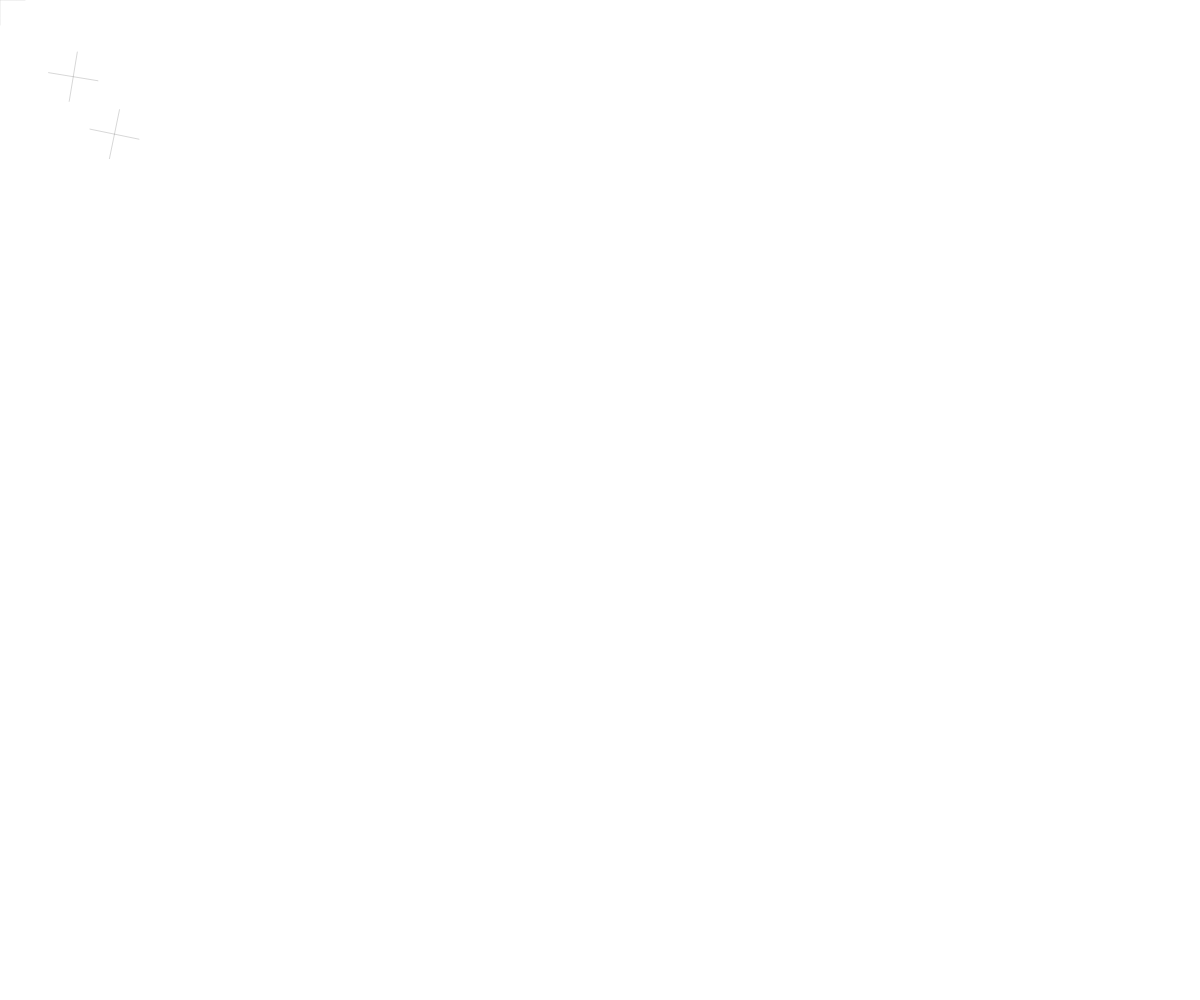
Frame 1 (no input)
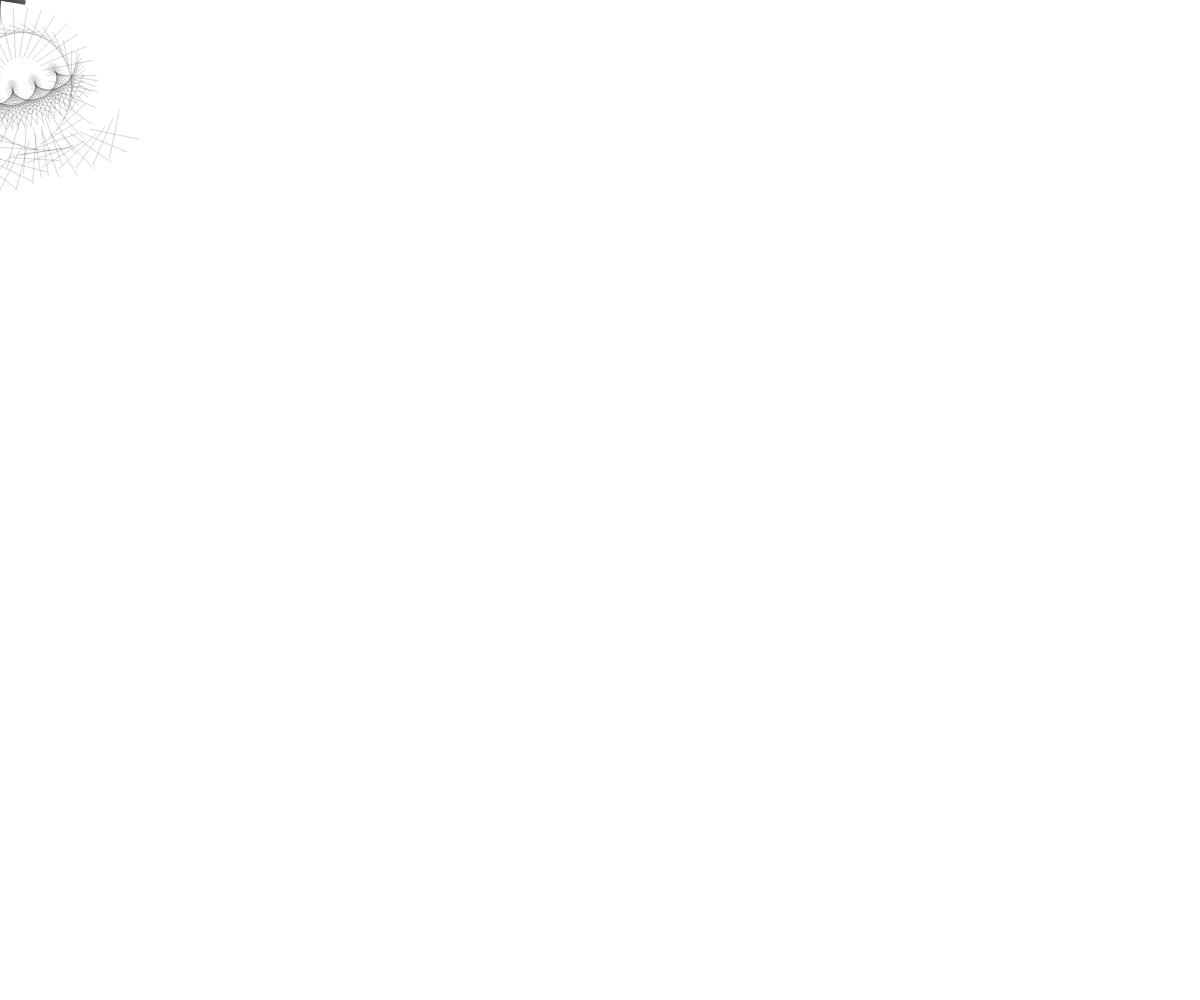
Frame 60 (no input)
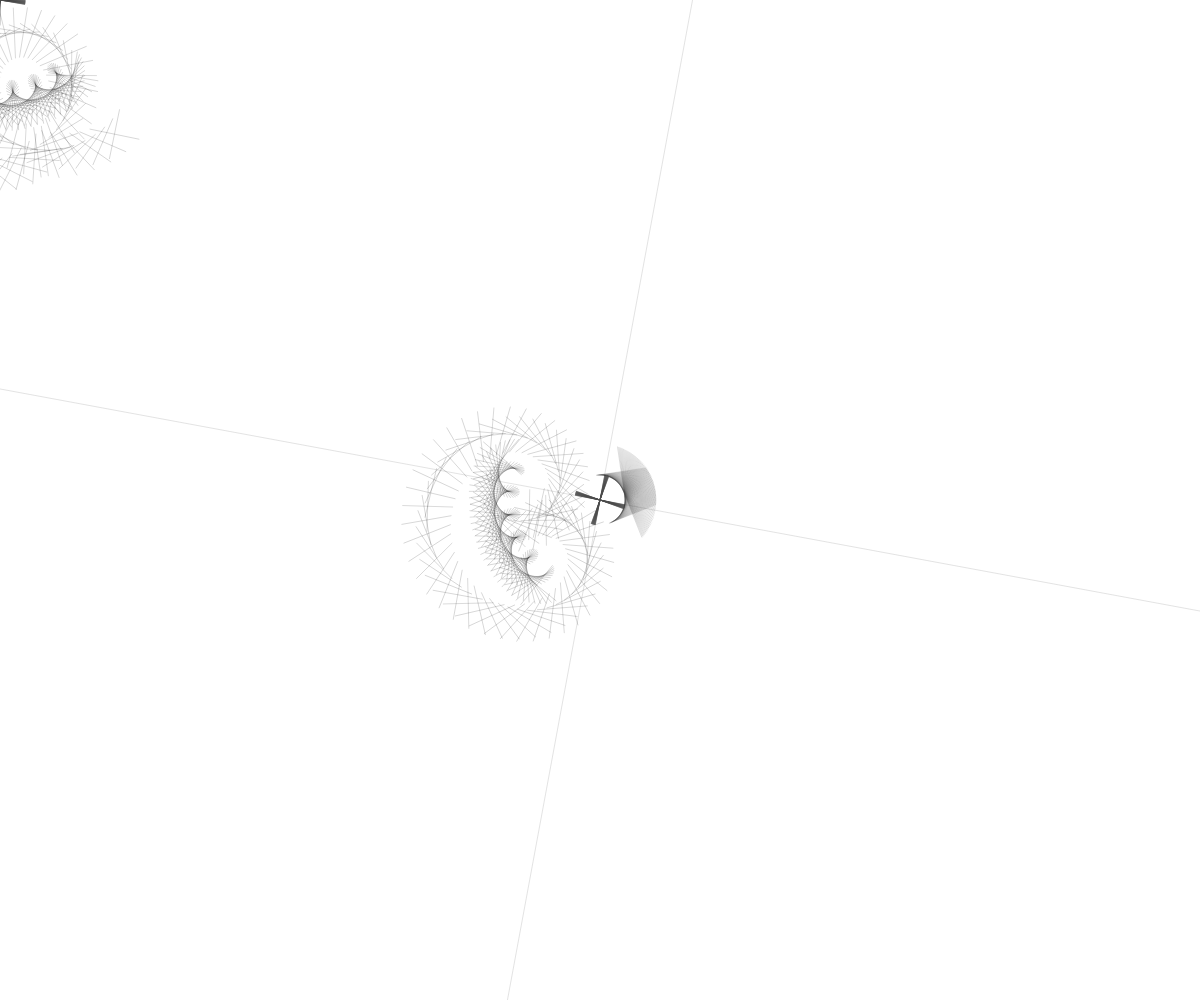
Frame 120 (the mouse pressed at the canvas centre since frame 60)

The p5.js sketch that drew these frames (run headless with seeded random() and noise() and a simulated clock; from frame 60 on, the mouse is pressed at the canvas centre):

// p5.js sketch
// ── sketch.js
var draw_lines = function(x,y,size,rot){

    strokeWeight(0.15)
  // nouveau repère r1
  push() 
  rectMode(CENTER)
  translate(x,y)
  rotate(rot*0.15)
  stroke(75)
  line(0,size,0,-size)
  line(-size,0,size,0)

  // nouveau repère r2 qui bénificie encore des transformation de r1
  push() 
  rotate(rot)
  translate(-size,-size) // notre rectangle va tourner autour du centre de r1 à une distance calculable par pythagore : d = pow(50*50+50*50,0.5)
  rotate(PI/2)
  stroke(50)
  line(0,size,0,-size)
  line(-size,0,size,0)
  pop() // on supprime les transformation de r2

  // et on crée un nouveau repère r3 qui est donc dans l'état de r1
  push() 
  stroke(0)
  rotate(rot)
  translate(size*3,size*3) // notre rectangle va tourner autour du centre de r1 à une distance calculable par pythagore : d = pow(100*100+100*100,0.5)
  rotate(rot*7  ) // et il va tourner sur lui même
   // dessiner le repère
  line(0,size,0,-size)
  line(-size,0,size,0)

  push() // on pousse un nouveau repère r4 qui bénéficie des transformation conjointe de r1 et r3
  translate(size*2,size*2) // notre rectangle va tourner autour du centre de r3 à une distance calculable par pythagore : d = pow(35*35+35*35,0.5)
  rotate(rot*2 ) // et il va tourner sur lui même
   // dessiner le repère
  line(0,size,0,-size)
  line(-size,0,size,0)
  pop() // on supprime les transformation de r4

  pop() // on supprime les transformation de r3

  pop() //on supprime les transformation de r1

  // nous sommes de nouveau dans le repère d'origine
}


function setup() {
  createCanvas(windowWidth, windowHeight)
  background(255)
  
} 

function draw() {


  var size = (abs(pmouseX-mouseX) + abs(pmouseY - mouseY)) + 25
  stroke(0)
  fill(0,180)
  draw_lines(mouseX, mouseY, size , frameCount/50)

}
